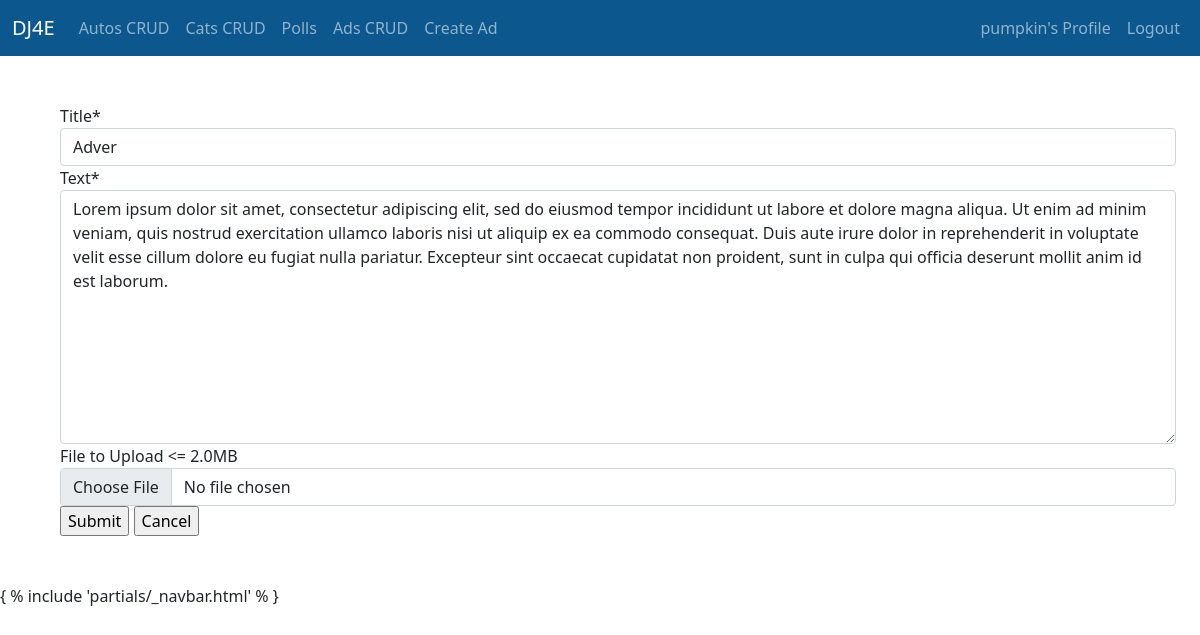
Screenshot of /pics/pic/2/update (signed in) with the database file from the repository.
### pics/models.py (models this page shows, shortened)
class Pic(models.Model):
    title = models.CharField(
            max_length=200,
            validators=[MinLengthValidator(2, "Title must be greater than 2 characters")]
    )
    text = models.TextField()
    owner = models.ForeignKey(settings.AUTH_USER_MODEL, on_delete=models.CASCADE)
    picture = models.BinaryField(null=True, blank=True, editable=True)
    content_type = models.CharField(max_length=256, null=True, blank=True,
                                    help_text='The MIMEType of the file')
    created_at = models.DateTimeField(auto_now_add=True)
    updated_at = models.DateTimeField(auto_now=True)

### pics/views.py (the view, shortened to what this page needs)
class PicUpdateView(LoginRequiredMixin, View):
    template_name = 'pics/pic_form.html'
    success_url = reverse_lazy('pics:all')
    def get(self, request, pk):
        pic = get_object_or_404(Pic, id=pk, owner=self.request.user)
        form = PicCreateForm(instance=pic)
        ctx = {'form': form}
        return render(request, self.template_name, ctx)

### pics/forms.py (shortened to what this page needs)
class PicCreateForm(forms.ModelForm):
    max_upload_limit = 2 * 1024 * 1024
    max_upload_limit_text = naturalsize(max_upload_limit)
    picture = forms.FileField(required=False, label='File to Upload <= '+max_upload_limit_text)
    upload_field_name = 'picture'
    class Meta:
        model = Pic
        fields = ['title', 'text', 'picture']  # Picture is manual

### home/context_processors.py (called while the page is built)
def settings(request):
    return {
        'settings': django_settings,
    }

### pics/templates/pics/pic_form.html (shortened to what this page needs)
{% extends "base_bootstrap.html" %}
{% load crispy_forms_tags %}
{% block content %}
<p>
  <form action="" method="post" id="upload_form" enctype="multipart/form-data">
    {{ form|crispy }}
    <input type="submit" value="Submit">
    <input type="submit" value="Cancel" onclick="window.location.href='{% url 'pics:all' %}';return false;">
  </form>
</p>
{% endblock %}

### home/templates/partials/_navbar.html (shortened to what this page needs)
<nav class="navbar navbar-expand-lg navbar-dark" style="background-color:  #0c578d;">
    <div class="container-fluid">
      <a class="navbar-brand" href="#">DJ4E</a>
      <div class="collapse navbar-collapse" id="navbarSupportedContent">
          <ul class="navbar-nav me-auto mb-2 mb-lg-0">
            <li class="nav-item">
              <a class="nav-link {% if 'autos' == request.path %} active" style="color: red;" {% endif %} aria-current="page" href="{{ autos }}">Autos CRUD</a>
            </li>
            <li class="nav-item">
              <a class="nav-link" aria-current="page" href="{% url 'cats:cat_list' %}">Cats CRUD</a>
            </li>
            <li class="nav-item">
              <a class="nav-link" aria-current="page" href="{% url 'polls:index' %}">Polls</a>
            </li>
            <li class="nav-item">
              <a class="nav-link" aria-current="page" href="{% url 'ads:all' %}">Ads CRUD</a>
            </li>
            <li class="nav-item">
              <a class="nav-link" aria-current="page" href="{% url 'ads:ad_create' %}">Create Ad</a>
            </li>
          </ul>
        </div>
  <div class="nav navbar-nav navbar-right">
    {% if user.is_authenticated %}
      <a class="nav-item nav-link" href="#">{{user}}'s Profile</a>
      <a class="nav-item nav-link" href="#">Logout</a>
    {% else %}
      <a class="nav-item nav-link" href="{% url 'login' %}">Login</a>
      <a class="nav-item nav-link" href="{% url 'logout' %}">Register</a>
    {% endif %}
  </div>
      </div>
    </nav>

### rows the page displays
Pic: title "Adver", text "Lorem ipsum dolor sit amet, consectetur adipiscing elit, sed do eiusmod tempor incididunt ut labore et dolore magna aliqua. Ut enim ad minim veniam, quis nostrud exercitation ullamco laboris nisi ut aliquip ex ea commodo consequat. Duis aute irure dolor in reprehenderit in voluptate velit esse cillum dolore eu fugiat nulla pariatur. Excepteur sint occaecat cupidatat non proident, sunt in culpa qui officia deserunt mollit anim id est laborum."

### other values shown
{{ user }} "pumpkin"
